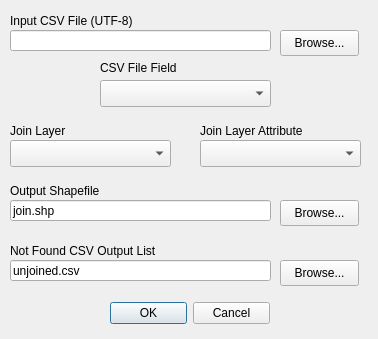
<?xml version="1.0" encoding="UTF-8"?>
<ui version="4.0">
 <class>mmqgis_attribute_join_form</class>
 <widget class="QDialog" name="mmqgis_attribute_join_form">
  <property name="windowModality">
   <enum>Qt::ApplicationModal</enum>
  </property>
  <property name="enabled">
   <bool>true</bool>
  </property>
  <property name="geometry">
   <rect>
    <x>0</x>
    <y>0</y>
    <width>378</width>
    <height>339</height>
   </rect>
  </property>
  <property name="mouseTracking">
   <bool>false</bool>
  </property>
  <property name="windowTitle">
   <string>Join by Attribute</string>
  </property>
  <widget class="QDialogButtonBox" name="buttonBox">
   <property name="geometry">
    <rect>
     <x>110</x>
     <y>300</y>
     <width>160</width>
     <height>26</height>
    </rect>
   </property>
   <property name="orientation">
    <enum>Qt::Horizontal</enum>
   </property>
   <property name="standardButtons">
    <set>QDialogButtonBox::Cancel|QDialogButtonBox::Ok</set>
   </property>
  </widget>
  <widget class="QLabel" name="label">
   <property name="geometry">
    <rect>
     <x>10</x>
     <y>180</y>
     <width>261</width>
     <height>22</height>
    </rect>
   </property>
   <property name="text">
    <string>Output Shapefile</string>
   </property>
  </widget>
  <widget class="QLabel" name="label_3">
   <property name="geometry">
    <rect>
     <x>200</x>
     <y>120</y>
     <width>161</width>
     <height>22</height>
    </rect>
   </property>
   <property name="text">
    <string>Join Layer Attribute</string>
   </property>
  </widget>
  <widget class="QLineEdit" name="outfilename">
   <property name="geometry">
    <rect>
     <x>10</x>
     <y>200</y>
     <width>261</width>
     <height>21</height>
    </rect>
   </property>
   <property name="text">
    <string>join.shp</string>
   </property>
   <property name="readOnly">
    <bool>false</bool>
   </property>
  </widget>
  <widget class="QPushButton" name="browse_outfile">
   <property name="geometry">
    <rect>
     <x>280</x>
     <y>200</y>
     <width>79</width>
     <height>26</height>
    </rect>
   </property>
   <property name="text">
    <string>Browse...</string>
   </property>
  </widget>
  <widget class="QComboBox" name="joinlayerattribute">
   <property name="geometry">
    <rect>
     <x>200</x>
     <y>140</y>
     <width>161</width>
     <height>27</height>
    </rect>
   </property>
  </widget>
  <widget class="QComboBox" name="joinlayer">
   <property name="geometry">
    <rect>
     <x>10</x>
     <y>140</y>
     <width>161</width>
     <height>27</height>
    </rect>
   </property>
  </widget>
  <widget class="QLabel" name="label_4">
   <property name="geometry">
    <rect>
     <x>10</x>
     <y>120</y>
     <width>111</width>
     <height>22</height>
    </rect>
   </property>
   <property name="text">
    <string>Join Layer</string>
   </property>
  </widget>
  <widget class="QLabel" name="label_2">
   <property name="geometry">
    <rect>
     <x>10</x>
     <y>10</y>
     <width>141</width>
     <height>22</height>
    </rect>
   </property>
   <property name="text">
    <string>Input CSV File (UTF-8)</string>
   </property>
  </widget>
  <widget class="QLineEdit" name="infilename">
   <property name="geometry">
    <rect>
     <x>10</x>
     <y>30</y>
     <width>261</width>
     <height>21</height>
    </rect>
   </property>
   <property name="text">
    <string/>
   </property>
   <property name="readOnly">
    <bool>false</bool>
   </property>
  </widget>
  <widget class="QPushButton" name="browse_infile">
   <property name="geometry">
    <rect>
     <x>280</x>
     <y>30</y>
     <width>79</width>
     <height>26</height>
    </rect>
   </property>
   <property name="text">
    <string>Browse...</string>
   </property>
  </widget>
  <widget class="QLabel" name="label_5">
   <property name="geometry">
    <rect>
     <x>10</x>
     <y>240</y>
     <width>261</width>
     <height>22</height>
    </rect>
   </property>
   <property name="text">
    <string>Not Found CSV Output List</string>
   </property>
  </widget>
  <widget class="QLineEdit" name="notfoundfilename">
   <property name="geometry">
    <rect>
     <x>10</x>
     <y>260</y>
     <width>261</width>
     <height>21</height>
    </rect>
   </property>
   <property name="text">
    <string>unjoined.csv</string>
   </property>
   <property name="readOnly">
    <bool>false</bool>
   </property>
  </widget>
  <widget class="QPushButton" name="browse_notfound">
   <property name="geometry">
    <rect>
     <x>280</x>
     <y>260</y>
     <width>79</width>
     <height>26</height>
    </rect>
   </property>
   <property name="text">
    <string>Browse...</string>
   </property>
  </widget>
  <widget class="QComboBox" name="csvfilefield">
   <property name="geometry">
    <rect>
     <x>100</x>
     <y>80</y>
     <width>171</width>
     <height>27</height>
    </rect>
   </property>
  </widget>
  <widget class="QLabel" name="label_6">
   <property name="geometry">
    <rect>
     <x>100</x>
     <y>60</y>
     <width>117</width>
     <height>16</height>
    </rect>
   </property>
   <property name="text">
    <string>CSV File Field</string>
   </property>
  </widget>
 </widget>
 <tabstops>
  <tabstop>infilename</tabstop>
  <tabstop>browse_infile</tabstop>
  <tabstop>csvfilefield</tabstop>
  <tabstop>joinlayer</tabstop>
  <tabstop>joinlayerattribute</tabstop>
  <tabstop>outfilename</tabstop>
  <tabstop>browse_outfile</tabstop>
  <tabstop>notfoundfilename</tabstop>
  <tabstop>browse_notfound</tabstop>
  <tabstop>buttonBox</tabstop>
 </tabstops>
 <resources/>
 <connections>
  <connection>
   <sender>buttonBox</sender>
   <signal>accepted()</signal>
   <receiver>mmqgis_attribute_join_form</receiver>
   <slot>accept()</slot>
   <hints>
    <hint type="sourcelabel">
     <x>248</x>
     <y>254</y>
    </hint>
    <hint type="destinationlabel">
     <x>157</x>
     <y>274</y>
    </hint>
   </hints>
  </connection>
  <connection>
   <sender>buttonBox</sender>
   <signal>rejected()</signal>
   <receiver>mmqgis_attribute_join_form</receiver>
   <slot>reject()</slot>
   <hints>
    <hint type="sourcelabel">
     <x>316</x>
     <y>260</y>
    </hint>
    <hint type="destinationlabel">
     <x>286</x>
     <y>274</y>
    </hint>
   </hints>
  </connection>
 </connections>
</ui>
